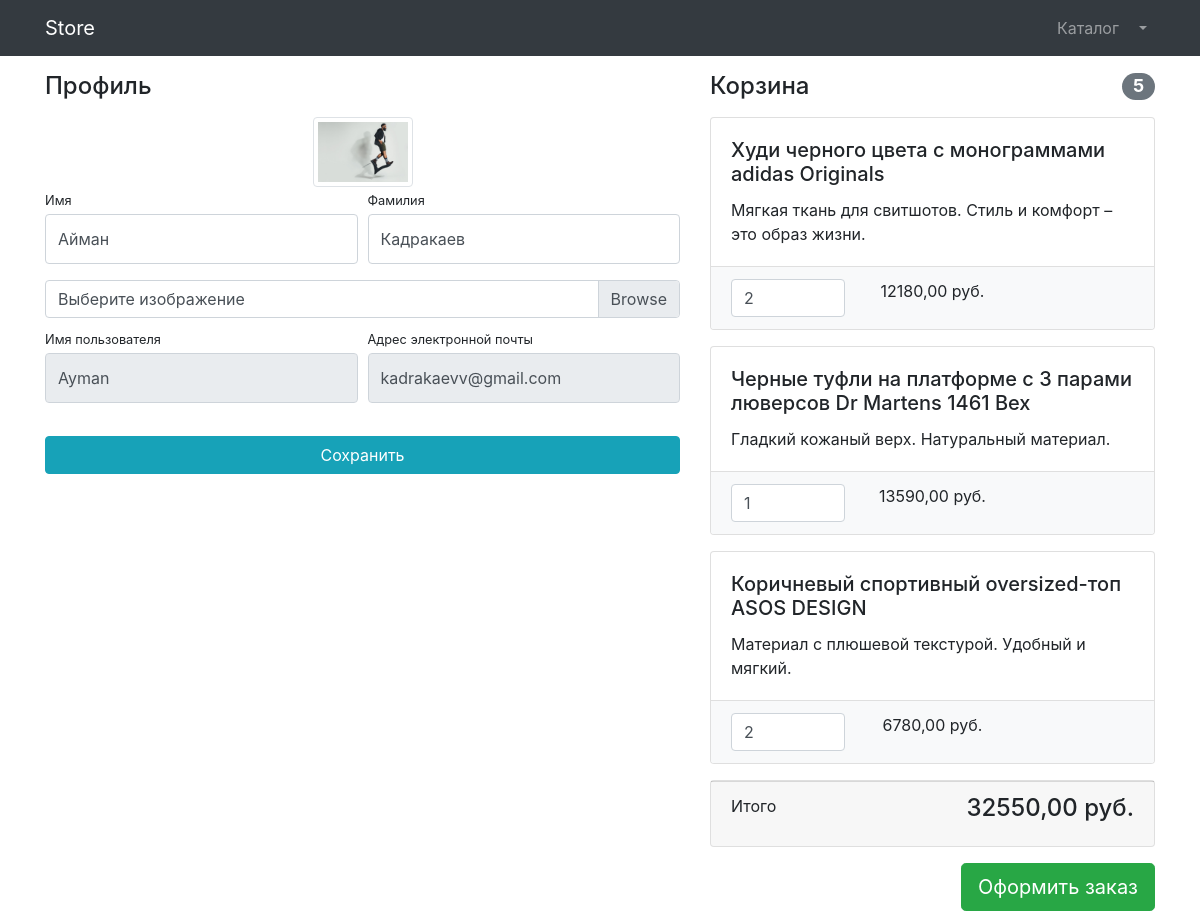
Before: /users/profile/1/ (signed in) with the older database file.
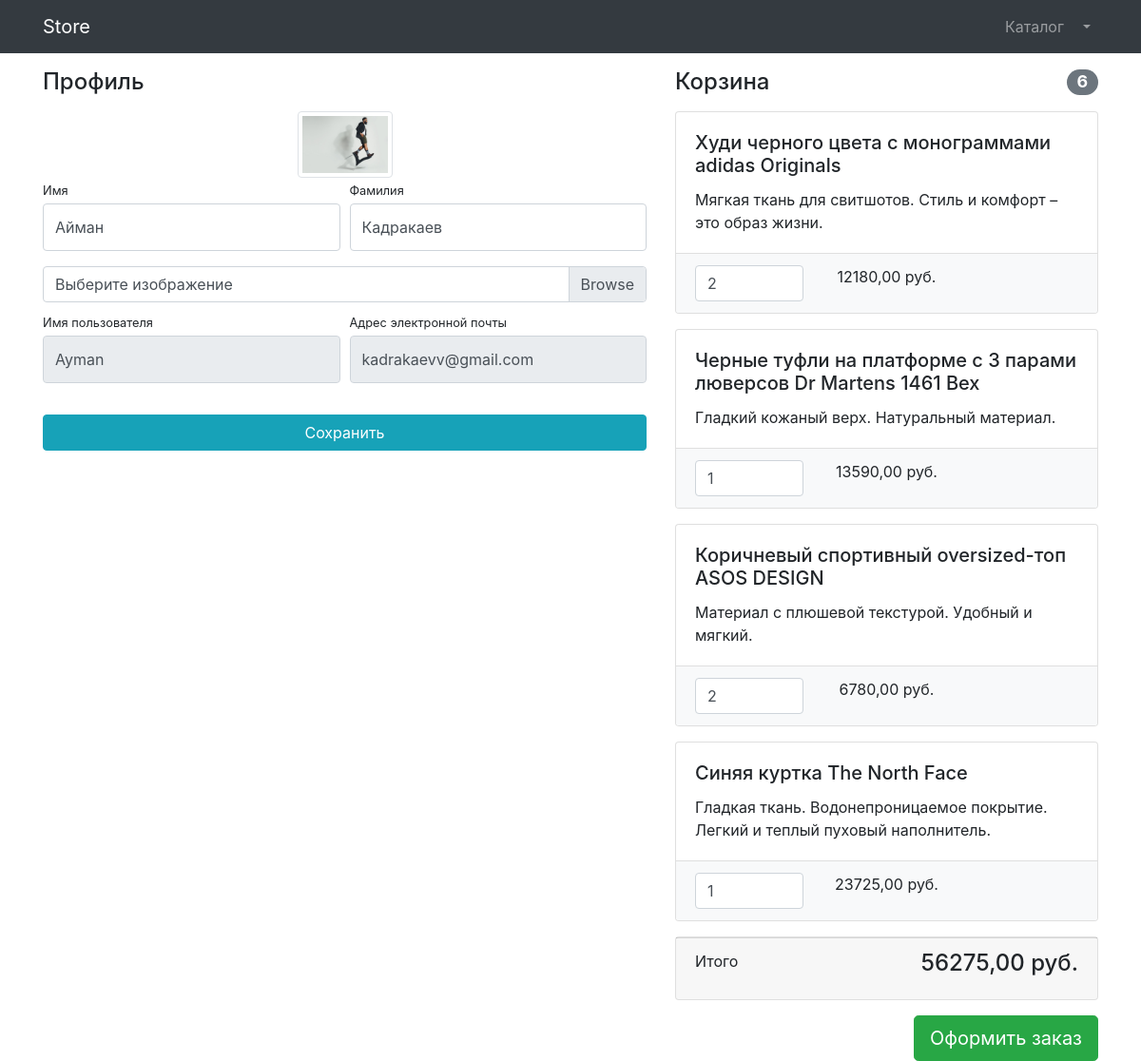
After: the same page with the newer database file.
### products/models.py (models this page shows, shortened)
class Basket(models.Model):
    user = models.ForeignKey(to=User, on_delete=models.CASCADE)
    product = models.ForeignKey(to=Product, on_delete=models.CASCADE)
    quantity = models.PositiveSmallIntegerField(default=0)
    created_timestamp = models.DateTimeField(auto_now_add=True)
    objects = BasketQuerySet.as_manager()
    def sum(self):
        return self.product.price * self.quantity

class Product(models.Model):
    name = models.CharField(max_length=256)
    description = models.TextField()
    price = models.DecimalField(max_digits=10, decimal_places=2)
    quantity = models.PositiveIntegerField(default=0)
    image = models.ImageField(upload_to='products_images')
    category = models.ForeignKey(to=ProductCategory, on_delete=models.CASCADE)
    class Meta:
        verbose_name = 'Товар'
        verbose_name_plural = 'Товары'

### users/views.py (the view, shortened to what this page needs)
# urls.py: path('profile/<int:pk>/', login_required(UserProfileView.as_view()), name='profile'),
class UserProfileView(TitleMixin, UpdateView):
    model = User
    form_class = UserProfileForm
    template_name = 'users/profile.html'
    title = 'Store - Профиль'

### users/forms.py
class UserProfileForm(UserChangeForm):
    first_name = forms.CharField(widget=forms.TextInput(attrs={
        'class': 'form-control py-4', 'placeholder': 'Введите имя'}))
    last_name = forms.CharField(widget=forms.TextInput(attrs={
        'class': 'form-control py-4', 'placeholder': 'Введите имя'}))
    image = forms.ImageField(widget=forms.FileInput(attrs={
        'class': 'custom-file-input', 'placeholder': 'Введите имя'}), required=False)
    username = forms.CharField(widget=forms.TextInput(attrs={
        'class': 'form-control py-4', 'placeholder': 'Введите имя', 'readonly': True}))
    email = forms.CharField(widget=forms.TextInput(attrs={
        'class': 'form-control py-4', 'placeholder': 'Введите имя', 'readonly': True}))
    class Meta:
        model = User
        fields = ('first_name', 'last_name', 'image', 'username', 'email')

### common/views.py (called while the page is built)
    def get_context_data(self, **kwargs):
        context = super(TitleMixin, self).get_context_data(**kwargs)
        context['title'] = self.title
        return context

### products/context_processors.py (called while the page is built)
def baskets(request):
    user = request.user
    return {'baskets': Basket.objects.filter(user=user) if user.is_authenticated else []}

### users/templates/users/profile.html (shortened to what this page needs)
{% extends 'products/base.html' %}
{% load static %}
{% block css %}
    <link href="{% static 'vendor/css/profile.css' %}" rel="stylesheet">
{% endblock %}
{% block content %}
    <div class="container">
        <div class="row">
            <div class="col-lg-7">
                <h4 class="mt-3 mb-3">Профиль</h4>
                <div class="col-lg-12 text-center">
                    <img width="100" height="100"
                         src="{% if user.image %} {{ user.image.url }} {% else %} {% static 'vendor/img/users/default_avatar.jpg' %} {% endif %}"
                         class="img-thumbnail">
                </div>
                <form action="{% url 'users:profile' user.id %}" method="post" enctype="multipart/form-data">
                    <div class="form-row">
                        <div class="col-lg-6">
                            <div class="form-group">
                                <label class="small mb-1" for="{{ form.first_name.id_for_label }}">Имя</label>
                                {{ form.first_name }}
                            </div>
                        </div>
                        <div class="col-lg-6">
                            <div class="form-group">
                                <label class="small mb-1" for="{{ form.last_name.id_for_label }}">Фамилия</label>
                                {{ form.last_name }}
                            </div>
                        </div>
                    </div>
                    <div class="form-row mb-2">
                        <div class="col-lg-12">
                            <div class="custom-file">
                                <label class="custom-file-label" for="{{ form.image.id_for_label }}">
                                    Выберите изображение
                                </label>
                            </div>
                        </div>
                    </div>
                    <div class="form-row">
                        <div class="col-lg-6">
                            <label class="small mb-1" for="{{ form.username.id_for_label }}">Имя пользователя</label>
                            {{ form.username }}
                        </div>
                        <div class="col-lg-6">
                            <label class="small mb-1" for="{{ form.email.id_for_label }}">
                                Адрес электронной почты
                            </label>
                            {{ form.email }}
                        </div>
                    </div>
                    <div class="form-row">
                        <div class="col-lg-12" style="margin-top: 33px;">
                            <input class="btn btn-info btn-block" type="submit" value="Сохранить">
                        </div>
                    </div>
                </form>
            </div>
            <div class="col-lg-5">
                {% include 'products/baskets.html' %}
            </div>
        </div>
    </div>
{% endblock %}

### products/templates/products/baskets.html (shortened to what this page needs)
{% if baskets %}
    <h4 class="mt-3 mb-3 d-flex justify-content-between align-items-center mb-3">
        Корзина <span class="badge badge-secondary badge-pill">{{ baskets.total_quantity }}</span>
    </h4>
    {% for basket in baskets %}
        <div class="card mb-3">
            <div class="card-body">
                <h5 class="card-title">{{ basket.product.name}}</h5>
                <p class="card-text">{{ basket.product.description }}</p>
            </div>
            <ul class="list-group list-group-flush">
                <li class="list-group-item bg-light">
                    <div class="row text-center">
                        <div class="col-lg-4">
                            <input name="basketID" type="number" class="form-control"
                                   value="{{ basket.quantity }}" min="0">
                        </div>
                        <div class="col-lg-4">{{ basket.sum }} руб.</div>
                        <div class="col-lg-4">
                        </div>
                    </div>
                </li>
            </ul>
        </div>
    {% endfor %}
    <div class="card mb-3">
        <div class="card-footer">
            <p class="float-left">Итого</p>
            <h4 class="float-right">{{ baskets.total_sum }} руб.</h4>
        </div>
    </div>
    <a class="btn btn-success btn-lg float-right" href="../orders/order-create.html">
        Оформить заказ
    </a>
{% else %}
    <h4 class="mt-3 mb-3 text-center">
        Корзина пуста
    </h4>
{% endif %}

Changed rows visible on the page:
computed for Basket "Худи черного цвета с монограммами adidas Originals": total_quantity "5" → "6"; total_sum "32550,00" → "56275,00"
added Basket: product.name "Синяя куртка The North Face", product.description "Гладкая ткань. Водонепроницаемое покрытие. Легкий и теплый пуховый наполнитель.", basketID "1", sum "23725,00"
